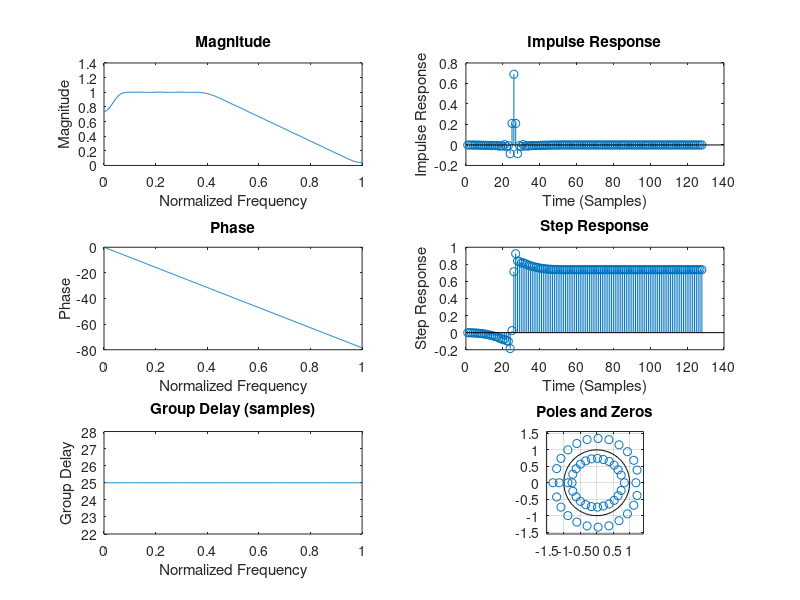
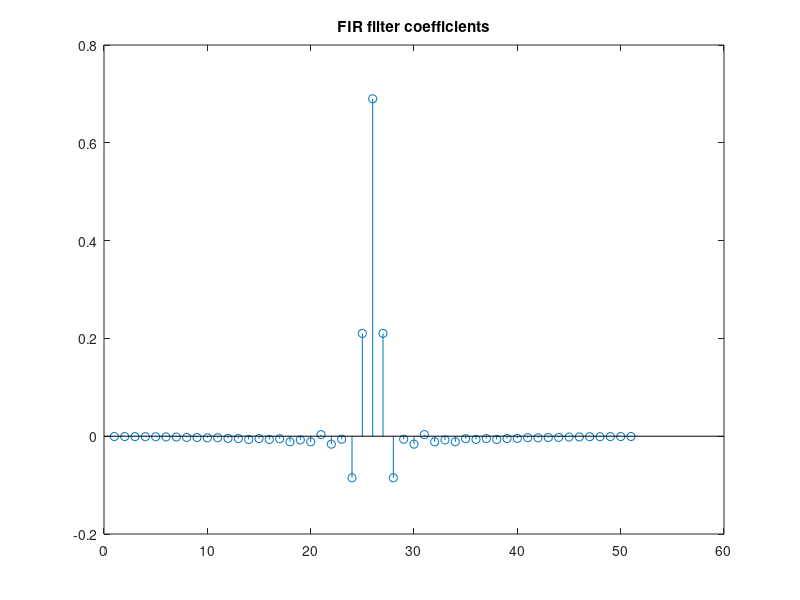
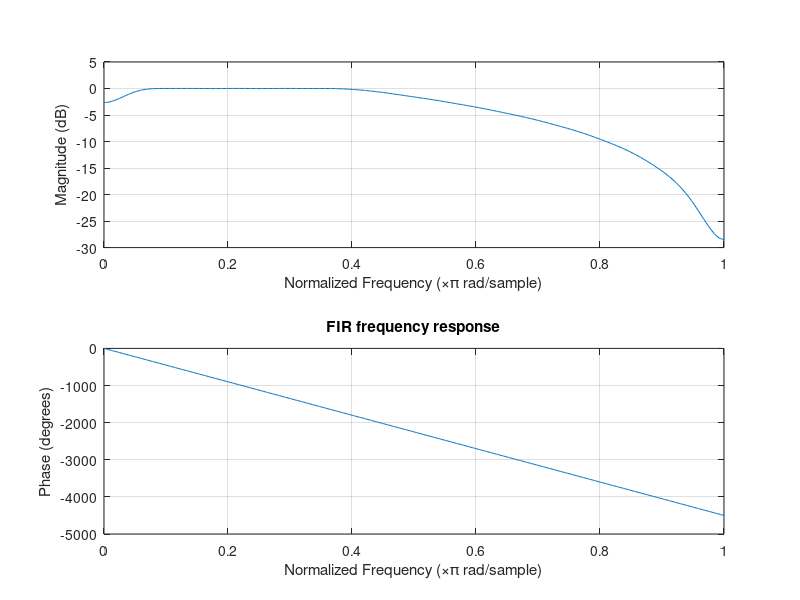

The MATLAB script that drew these images, in order: (Note: this script raises an error after producing the figures.)
clear
close all
%% ###########################################################
% The length, or number of taps of the filter
filter1.length=51; %Filter order
filter1.fs=30000; %Samplings frequency Hz
filter1.groupDelay=(filter1.length/2)/filter1.fs; %Group delay in sec.
filter1.fc1=300; %Frequency cut 1 (start of bandpass) Hz
filter1.fc2=6000; %Frequency cut 2 (end of bandpass) Hz
wc1 = (filter1.fc1/filter1.fs)*2;
wc2 = (filter1.fc2/filter1.fs)*2;

% The frequencies at the band edges
filter1.frequencies = [ 0, wc1, wc2, 1 ]; 
	
% The desired response
filter1.desired = [ 0, 1, 1, 0 ];

% Design the filter using the frequency sampling method with a Hamming window
%filter1.numerator = fir2( filter1.length-1, filter1.frequencies, filter1.desired, rectwin(filter1.length) ); % b coefficients
filter1.numerator = fir2( filter1.length-1, filter1.frequencies, filter1.desired, hamming(filter1.length) ); % b coefficients, hann, hamming, blackman
filter1.denominator = 1; % a coefficients


filter1.p_poles = roots( filter1.denominator );
filter1.z_zeros = roots( filter1.numerator );


%% ###########################################################
%# Filter analysis code
% Calculate the frequencies of interest      
filter1.frequencies = linspace( 0, 1, 512 );


% Calculate the complex frequency response      
filter1.cmplx = freqz( filter1.numerator, filter1.denominator, filter1.frequencies * pi );


% Calculate the magnitude of the frequency response
filter1.magnitude = abs( filter1.cmplx );


% Calculate the phase response      
filter1.phase = angle( filter1.cmplx );
% filter1.phase = unwrap( arg( filter1.cmplx ) );


% Calculate the group delay      
filter1.delay = grpdelay( filter1.numerator, filter1.denominator, filter1.frequencies );


% Calculate the impulse response      
filter1.impulse = filter( filter1.numerator, filter1.denominator, [1, zeros(1,127)] );


% Calculate the step response      
filter1.step = filter( filter1.numerator, filter1.denominator, ones(1,128) );


%% ###########################################################
%# Generate graphs
% The frequency vs magnitude graph
subplot( 3, 2, 1 );
plot( filter1.frequencies, 	filter1.magnitude );
xlabel('Normalized Frequency');
ylabel('Magnitude');
title( 'Magnitude' );
      
% The frequency vs phase graph
subplot( 3, 2, 3 );
plot( filter1.frequencies, 	unwrap( filter1.phase ) );
xlabel('Normalized Frequency');
ylabel('Phase');
title( 'Phase' );


% The frequency vs group delay graph
subplot( 3, 2, 5 );
plot( filter1.frequencies, 	filter1.delay );
title( 'Group Delay (samples)' );
xlabel('Normalized Frequency');
ylabel('Group Delay');
      
% The impulse response vs time graph
subplot( 3, 2, 2 );
stem( filter1.impulse );
title( 'Impulse Response' );
xlabel('Time (Samples)');
ylabel('Impulse Response');
      
subplot( 3, 2, 4 );
stem( filter1.step );     
title( 'Step Response' );
xlabel('Time (Samples)');
ylabel('Step Response');


% z-plane plot (poles and zeros)
subplot( 3, 2, 6 );
zplane( filter1.z_zeros, filter1.p_poles );
title( 'Poles and Zeros' );

%z-plane plot (Coefficients)
%figure
%zplane( filter1.numerator, filter1.denominator );

figure
b = filter1.numerator
stem(b);
title('FIR filter coefficients');
filter1
figure
freqz(filter1.numerator, filter1.denominator)
title('FIR frequency response');

%% Save coefficeints to header file
SaveFilterHeaderFile(b, filter1.fc1, 'FilterCoeffs_test.h');



